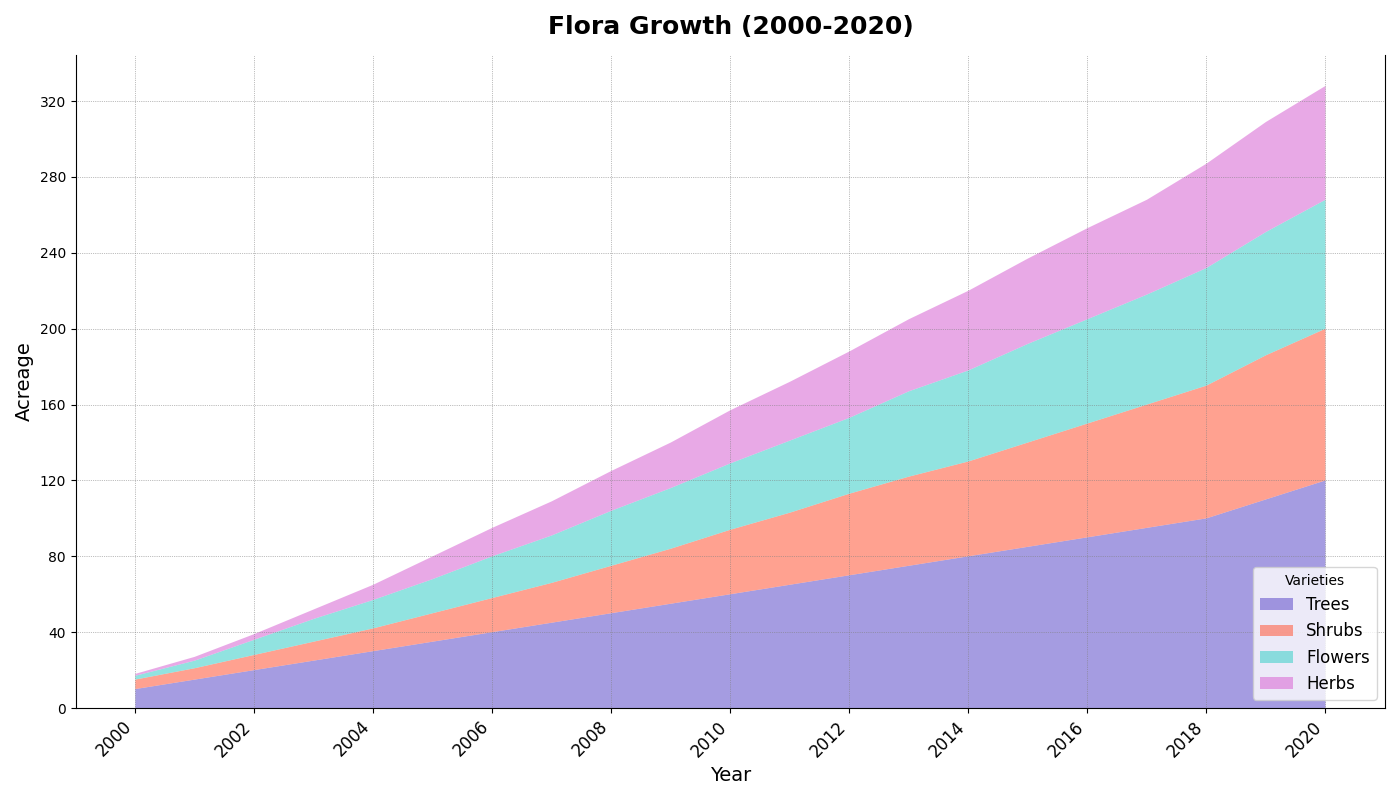

This figure's Python source:
import matplotlib.pyplot as plt
import numpy as np

years = np.arange(2000, 2021)

trees_area = np.array([10, 15, 20, 25, 30, 35, 40, 45, 50, 55, 60, 65, 70, 75, 80, 85, 90, 95, 100, 110, 120])
shrubs_area = np.array([5, 6, 8, 10, 12, 15, 18, 21, 25, 29, 34, 38, 43, 47, 50, 55, 60, 65, 70, 76, 80])
flowers_area = np.array([2, 4, 8, 12, 15, 18, 22, 25, 29, 32, 35, 38, 40, 45, 48, 52, 55, 58, 62, 65, 68])
herbs_area = np.array([1, 2, 3, 5, 8, 12, 15, 18, 21, 24, 28, 31, 35, 38, 42, 45, 48, 50, 55, 58, 60])

fig, ax = plt.subplots(figsize=(14, 8))
ax.stackplot(
    years,
    trees_area,
    shrubs_area,
    flowers_area,
    herbs_area,
    labels=['Trees', 'Shrubs', 'Flowers', 'Herbs'],
    colors=['#6A5ACD', '#FF6347', '#48D1CC', '#DA70D6'], # New set of colors
    alpha=0.6
)

ax.set_title("Flora Growth (2000-2020)", fontsize=18, fontweight='bold', pad=15)
ax.set_xlabel("Year", fontsize=14)
ax.set_ylabel("Acreage", fontsize=14)

ax.set_xticks(years[::2])
ax.set_xticklabels([str(year) for year in years[::2]], rotation=45, ha='right', fontsize=12)
ax.yaxis.set_major_locator(plt.MaxNLocator(integer=True))

ax.legend(title="Varieties", fontsize=12, loc='lower right')

ax.grid(True, linestyle=':', color='gray', linewidth=0.5)
ax.spines['top'].set_visible(False)

plt.tight_layout()

plt.show()
